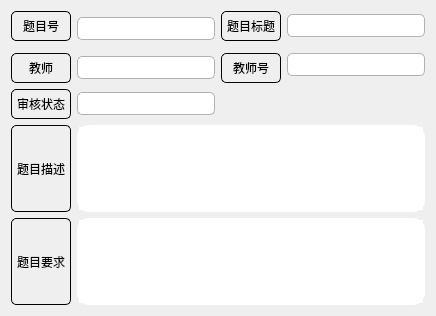
<?xml version="1.0" encoding="UTF-8"?>
<ui version="4.0">
 <class>TopicInfo</class>
 <widget class="QWidget" name="TopicInfo">
  <property name="geometry">
   <rect>
    <x>0</x>
    <y>0</y>
    <width>436</width>
    <height>316</height>
   </rect>
  </property>
  <property name="windowTitle">
   <string>选题详细</string>
  </property>
  <property name="styleSheet">
   <string notr="true">QLineEdit { 
	font-size: 10pt; 
	padding: 2px; 
	border: 1px solid #b2b2b2; 
	border-radius: 5px; 
	color: #333; 
}

QTextEdit
{ 
	border-radius: 12px; 
	border: 2px solid white; 
}

QLabel
{
	border : 1.2px solid black;
	padding: 5px; 
	border-radius: 5px;
}

</string>
  </property>
  <layout class="QGridLayout" name="gridLayout_2">
   <item row="2" column="0">
    <layout class="QGridLayout" name="gridLayout_4">
     <item row="0" column="0">
      <widget class="QLabel" name="reqLabel">
       <property name="text">
        <string>题目要求</string>
       </property>
       <property name="alignment">
        <set>Qt::AlignCenter</set>
       </property>
      </widget>
     </item>
     <item row="0" column="1">
      <widget class="QTextEdit" name="reqTextEdit">
       <property name="enabled">
        <bool>true</bool>
       </property>
       <property name="undoRedoEnabled">
        <bool>false</bool>
       </property>
       <property name="readOnly">
        <bool>true</bool>
       </property>
       <property name="acceptRichText">
        <bool>true</bool>
       </property>
      </widget>
     </item>
    </layout>
   </item>
   <item row="0" column="0">
    <layout class="QGridLayout" name="gridLayout">
     <item row="1" column="3" rowspan="2">
      <widget class="QLineEdit" name="teaidLineEdit">
       <property name="readOnly">
        <bool>true</bool>
       </property>
      </widget>
     </item>
     <item row="0" column="0">
      <widget class="QLabel" name="tpidLabel">
       <property name="text">
        <string>题目号</string>
       </property>
       <property name="alignment">
        <set>Qt::AlignCenter</set>
       </property>
      </widget>
     </item>
     <item row="2" column="0">
      <widget class="QLabel" name="teaLabel">
       <property name="text">
        <string>教师</string>
       </property>
       <property name="alignment">
        <set>Qt::AlignCenter</set>
       </property>
      </widget>
     </item>
     <item row="2" column="2">
      <widget class="QLabel" name="teaidLabel">
       <property name="text">
        <string>教师号</string>
       </property>
       <property name="alignment">
        <set>Qt::AlignCenter</set>
       </property>
      </widget>
     </item>
     <item row="3" column="0">
      <widget class="QLabel" name="statusLabel">
       <property name="text">
        <string>审核状态</string>
       </property>
       <property name="alignment">
        <set>Qt::AlignCenter</set>
       </property>
      </widget>
     </item>
     <item row="2" column="1">
      <widget class="QLineEdit" name="teaLineEdit">
       <property name="readOnly">
        <bool>true</bool>
       </property>
      </widget>
     </item>
     <item row="0" column="3">
      <widget class="QLineEdit" name="titleLineEdit">
       <property name="readOnly">
        <bool>true</bool>
       </property>
      </widget>
     </item>
     <item row="3" column="1">
      <widget class="QLineEdit" name="statusLineEdit">
       <property name="readOnly">
        <bool>true</bool>
       </property>
      </widget>
     </item>
     <item row="3" column="3">
      <spacer name="horizontalSpacer">
       <property name="orientation">
        <enum>Qt::Horizontal</enum>
       </property>
       <property name="sizeHint" stdset="0">
        <size>
         <width>40</width>
         <height>20</height>
        </size>
       </property>
      </spacer>
     </item>
     <item row="0" column="2">
      <widget class="QLabel" name="titleLabel">
       <property name="minimumSize">
        <size>
         <width>0</width>
         <height>0</height>
        </size>
       </property>
       <property name="text">
        <string>题目标题</string>
       </property>
       <property name="alignment">
        <set>Qt::AlignCenter</set>
       </property>
      </widget>
     </item>
     <item row="0" column="1" rowspan="2">
      <widget class="QLineEdit" name="tpidLineEdit">
       <property name="readOnly">
        <bool>true</bool>
       </property>
      </widget>
     </item>
    </layout>
   </item>
   <item row="1" column="0">
    <layout class="QGridLayout" name="gridLayout_3">
     <item row="0" column="0">
      <widget class="QLabel" name="descLabel">
       <property name="text">
        <string>题目描述</string>
       </property>
       <property name="alignment">
        <set>Qt::AlignCenter</set>
       </property>
      </widget>
     </item>
     <item row="0" column="1">
      <widget class="QTextEdit" name="descTextEdit">
       <property name="readOnly">
        <bool>true</bool>
       </property>
      </widget>
     </item>
    </layout>
   </item>
  </layout>
 </widget>
 <resources/>
 <connections/>
</ui>
